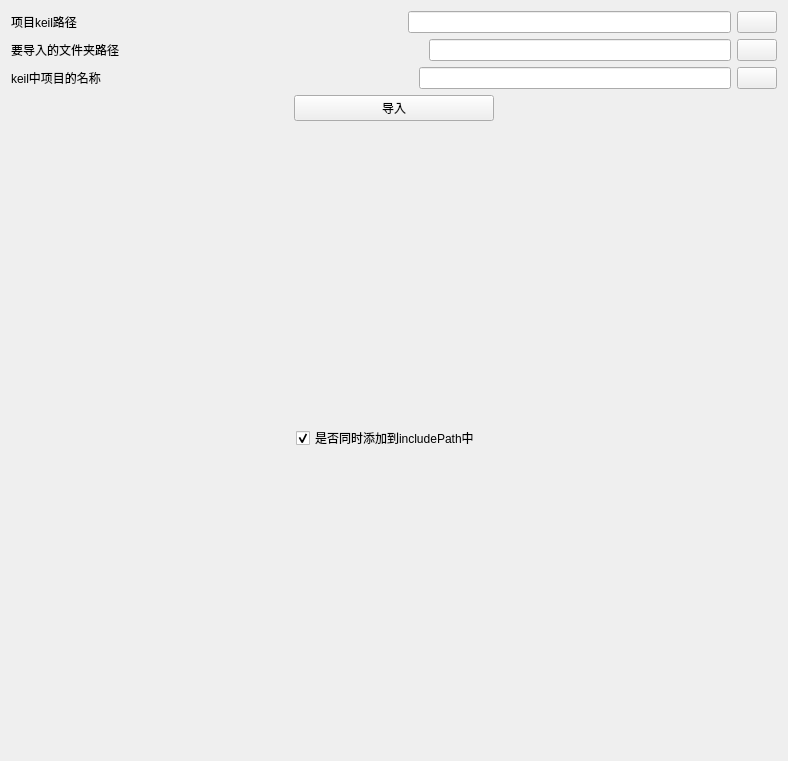
<?xml version="1.0" encoding="UTF-8"?>
<ui version="4.0">
 <class>Control</class>
 <widget class="QWidget" name="Control">
  <property name="geometry">
   <rect>
    <x>0</x>
    <y>0</y>
    <width>788</width>
    <height>761</height>
   </rect>
  </property>
  <property name="windowTitle">
   <string>Dialog</string>
  </property>
  <layout class="QGridLayout" name="gridLayout_2">
   <item row="0" column="0">
    <layout class="QGridLayout" name="gridLayout">
     <item row="0" column="0">
      <layout class="QHBoxLayout" name="horizontalLayout">
       <item>
        <widget class="QLabel" name="label">
         <property name="text">
          <string>项目keil路径</string>
         </property>
        </widget>
       </item>
       <item>
        <spacer name="horizontalSpacer">
         <property name="orientation">
          <enum>Qt::Horizontal</enum>
         </property>
         <property name="sizeHint" stdset="0">
          <size>
           <width>40</width>
           <height>20</height>
          </size>
         </property>
        </spacer>
       </item>
       <item>
        <widget class="QLineEdit" name="keilLineEdit"/>
       </item>
       <item>
        <widget class="QPushButton" name="keilBtn">
         <property name="text">
          <string/>
         </property>
         <property name="icon">
          <iconset>
           <normaloff>rsc/directory.png</normaloff>rsc/directory.png</iconset>
         </property>
        </widget>
       </item>
      </layout>
     </item>
     <item row="1" column="0">
      <layout class="QHBoxLayout" name="horizontalLayout_2">
       <item>
        <widget class="QLabel" name="label_2">
         <property name="text">
          <string>要导入的文件夹路径</string>
         </property>
        </widget>
       </item>
       <item>
        <spacer name="horizontalSpacer_2">
         <property name="orientation">
          <enum>Qt::Horizontal</enum>
         </property>
         <property name="sizeHint" stdset="0">
          <size>
           <width>40</width>
           <height>20</height>
          </size>
         </property>
        </spacer>
       </item>
       <item>
        <widget class="QLineEdit" name="fileLineEdit"/>
       </item>
       <item>
        <widget class="QPushButton" name="fileBtn">
         <property name="text">
          <string/>
         </property>
         <property name="icon">
          <iconset>
           <normaloff>rsc/directory.png</normaloff>rsc/directory.png</iconset>
         </property>
        </widget>
       </item>
      </layout>
     </item>
     <item row="2" column="0">
      <layout class="QHBoxLayout" name="horizontalLayout_4">
       <item>
        <widget class="QLabel" name="label_3">
         <property name="text">
          <string>keil中项目的名称</string>
         </property>
        </widget>
       </item>
       <item>
        <spacer name="horizontalSpacer_7">
         <property name="orientation">
          <enum>Qt::Horizontal</enum>
         </property>
         <property name="sizeHint" stdset="0">
          <size>
           <width>40</width>
           <height>20</height>
          </size>
         </property>
        </spacer>
       </item>
       <item>
        <widget class="QLineEdit" name="projectLineEdit"/>
       </item>
       <item>
        <widget class="QPushButton" name="helpBtn">
         <property name="text">
          <string/>
         </property>
         <property name="icon">
          <iconset>
           <normaloff>rsc/help.png</normaloff>rsc/help.png</iconset>
         </property>
        </widget>
       </item>
      </layout>
     </item>
     <item row="3" column="0">
      <layout class="QHBoxLayout" name="horizontalLayout_3">
       <item>
        <spacer name="horizontalSpacer_5">
         <property name="orientation">
          <enum>Qt::Horizontal</enum>
         </property>
         <property name="sizeHint" stdset="0">
          <size>
           <width>40</width>
           <height>20</height>
          </size>
         </property>
        </spacer>
       </item>
       <item>
        <widget class="QPushButton" name="importBtn">
         <property name="sizePolicy">
          <sizepolicy hsizetype="Minimum" vsizetype="Fixed">
           <horstretch>0</horstretch>
           <verstretch>0</verstretch>
          </sizepolicy>
         </property>
         <property name="minimumSize">
          <size>
           <width>200</width>
           <height>0</height>
          </size>
         </property>
         <property name="text">
          <string>导入</string>
         </property>
        </widget>
       </item>
       <item>
        <spacer name="horizontalSpacer_6">
         <property name="orientation">
          <enum>Qt::Horizontal</enum>
         </property>
         <property name="sizeHint" stdset="0">
          <size>
           <width>40</width>
           <height>20</height>
          </size>
         </property>
        </spacer>
       </item>
      </layout>
     </item>
     <item row="4" column="0">
      <layout class="QHBoxLayout" name="horizontalLayout_5">
       <item>
        <spacer name="horizontalSpacer_8">
         <property name="orientation">
          <enum>Qt::Horizontal</enum>
         </property>
         <property name="sizeHint" stdset="0">
          <size>
           <width>40</width>
           <height>20</height>
          </size>
         </property>
        </spacer>
       </item>
       <item>
        <widget class="QCheckBox" name="addInclude_checkBox">
         <property name="text">
          <string>是否同时添加到includePath中</string>
         </property>
         <property name="checked">
          <bool>true</bool>
         </property>
        </widget>
       </item>
       <item>
        <widget class="QLabel" name="tips">
         <property name="text">
          <string/>
         </property>
        </widget>
       </item>
       <item>
        <spacer name="horizontalSpacer_9">
         <property name="orientation">
          <enum>Qt::Horizontal</enum>
         </property>
         <property name="sizeHint" stdset="0">
          <size>
           <width>40</width>
           <height>20</height>
          </size>
         </property>
        </spacer>
       </item>
      </layout>
     </item>
    </layout>
   </item>
  </layout>
 </widget>
 <resources/>
 <connections/>
</ui>
